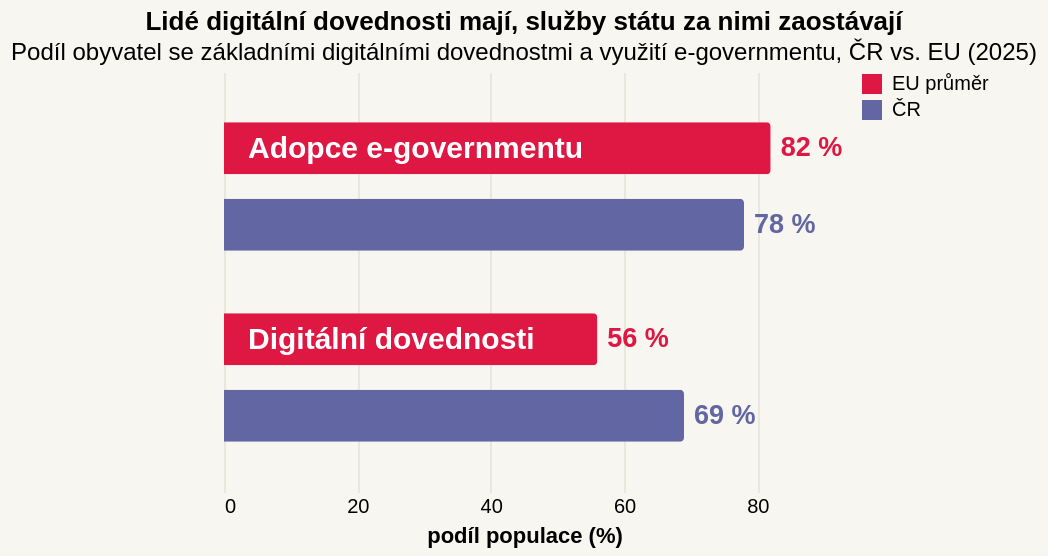

Write the Vega-Lite specification saved for this chart.
### Vega-Lite specification from a JSON file in a GitHub repository (floating-point values rounded to 4 significant figures)
{"_source": "Evropská komise, Digital Decade Report 2025", "$schema": "https://vega.github.io/schema/vega-lite/v5.json", "description": "Digitální dovednosti obyvatel vs. využití e-governmentu, ČR a EU", "title": {"text": "Lidé digitální dovednosti mají, služby státu za nimi zaostávají", "subtitle": "Podíl obyvatel se základními digitálními dovednostmi a využití e-governmentu, ČR vs. EU (2025)"}, "height": 210, "background": "#f8f6f0", "data": {"values": [{"m": "Adopce e-governmentu", "e": "EU průměr", "v": 82, "lab": "82 %"}, {"m": "Adopce e-governmentu", "e": "ČR", "v": 78, "lab": "78 %"}, {"m": "Digitální dovednosti", "e": "EU průměr", "v": 56, "lab": "56 %"}, {"m": "Digitální dovednosti", "e": "ČR", "v": 69, "lab": "69 %"}]}, "layer": [{"mark": {"type": "bar", "tooltip": true, "cornerRadiusEnd": 2, "height": 26}, "encoding": {"y": {"field": "m", "type": "nominal", "sort": ["Adopce e-governmentu", "Digitální dovednosti"], "axis": null, "title": null}, "yOffset": {"field": "e", "sort": ["EU průměr", "ČR"]}, "x": {"field": "v", "type": "quantitative", "title": "podíl populace (%)", "scale": {"domain": [0, 90]}, "axis": {"grid": true, "gridColor": "#e8e8dc", "domain": false, "ticks": false, "tickCount": 6}}, "color": {"field": "e", "type": "nominal", "scale": {"domain": ["EU průměr", "ČR"], "range": ["#de1743", "#6267a3"]}, "legend": {"title": null, "orient": "right"}}, "tooltip": [{"field": "m", "title": "Ukazatel"}, {"field": "e", "title": "Kdo"}, {"field": "lab", "title": "Podíl populace"}]}}, {"mark": {"type": "text", "align": "left", "dx": 5, "fontWeight": "bold", "fontSize": 13.5}, "encoding": {"y": {"field": "m", "type": "nominal", "sort": ["Adopce e-governmentu", "Digitální dovednosti"]}, "yOffset": {"field": "e", "sort": ["EU průměr", "ČR"]}, "x": {"field": "v", "type": "quantitative"}, "text": {"field": "lab"}, "color": {"field": "e", "type": "nominal", "legend": null, "scale": {"domain": ["EU průměr", "ČR"], "range": ["#c5143c", "#4c4f8e"]}}}}, {"transform": [{"filter": "datum.e == 'EU průměr'"}], "mark": {"type": "text", "align": "left", "dx": 12, "fontWeight": "bold", "fontSize": 15, "color": "#ffffff"}, "encoding": {"y": {"field": "m", "type": "nominal", "sort": ["Adopce e-governmentu", "Digitální dovednosti"]}, "yOffset": {"field": "e", "sort": ["EU průměr", "ČR"]}, "x": {"value": 0}, "text": {"field": "m"}}}], "config": {"view": {"stroke": "transparent"}}}
